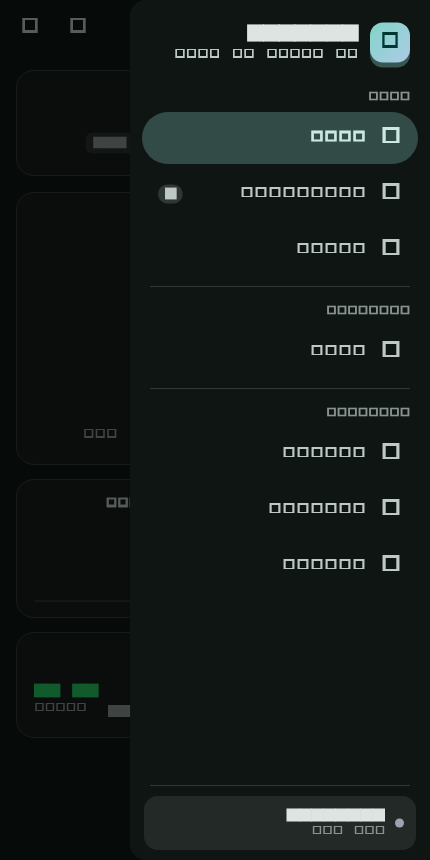
#> input picture tool/goldens/05_drawer_mobile_dark_fa.png, 430 x 860 px
$ python gen_icons.py goldens/05_drawer_mobile_dark_fa.png
#> lines starting #> are read from the running program, lines starting #| are printed output that depends on the picture; after the words box and inside, x2 and y2 are one past the last pixel; in counts of white or black regions, pixels touching at a corner belong together
#!/usr/bin/env python3
# =============================================================================
# ساخت آیکن و لوگوی برنامه از روی تصویرِ منبع
#
# ورودی: یک تصویر که دو بخش دارد
#   * بالا: نشانه + نامِ برنامه    → لوگو (داخلِ برنامه، صفحه‌ی آغازین)
#   * پایین: آیکنِ مربعِ گوشه‌گرد   → آیکنِ برنامه در همه‌ی پلتفرم‌ها
#
# تصویرِ منبع ممکن است «شفافیتِ» واقعی نداشته باشد و پس‌زمینه به‌صورتِ
# شطرنجیِ سفید/خاکستری داخلِ پیکسل‌ها پخته شده باشد (خروجیِ برخی ابزارها).
# این اسکریپت آن شطرنجی را با flood-fill از لبه‌ها بازسازی می‌کند: پس‌زمینه
# خاکستریِ روشنِ به‌هم‌پیوسته که به لبه می‌رسد شفاف می‌شود و هرچه داخلِ طرح
# محصور است (حتی حروفِ سفیدِ OVERX) کدر می‌ماند.
#
# خروجی:
#   assets/logo.png  assets/logo_white.png
#   assets/icon.png  assets/icon_white.png        (نشانه — سربرگِ منو)
#   android/.../mipmap-*/ic_launcher.png          (آیکنِ مربعِ گوشه‌گرد)
#   android/.../drawable/ic_launcher_foreground.png + mipmap-anydpi-v26
#   android/.../drawable-*/ic_stat_overx.png      (نوارِ وضعیت — تک‌رنگ)
#   android/.../drawable-{,night-}*/launch_logo.png
#   windows/runner/resources/app_icon.ico
#   macos/Runner/Assets.xcassets/AppIcon.appiconset/app_icon_*.png
#   ios/Runner/Assets.xcassets/AppIcon.appiconset/Icon-App-*.png
#
# اجرا:
#   python3 tool/gen_icons.py <مسیرِ تصویر>
# =============================================================================
import os
import sys
import json
from collections import deque
from PIL import Image

SRC = sys.argv[1] if len(sys.argv) > 1 else 'tool/assets/logo_source.png'
ROOT = os.path.dirname(os.path.dirname(os.path.abspath(__file__)))


# --------------------------------------------------------------------------- #
# بازسازیِ alpha از پس‌زمینه‌ی شطرنجی
# --------------------------------------------------------------------------- #
def reconstruct_alpha(im):
    """تصویرِ RGB با پس‌زمینه‌ی شطرنجی را RGBA می‌کند.

    پیکسل «شبهِ پس‌زمینه» است اگر کم‌اشباع و روشن باشد. سپس از همه‌ی لبه‌ها
    روی پیکسل‌های شبهِ پس‌زمینه flood-fill می‌کنیم؛ آن‌چه از لبه قابل‌رسیدن
    است پس‌زمینه‌ی واقعی (شفاف) و بقیه — شاملِ حفره‌های محصور مثلِ داخلِ
    حروفِ سفید — محتوا (کدر) است.
    """
    import numpy as np
    im = im.convert('RGBA')
    arr = np.asarray(im).astype(np.int16)
    rgb = arr[..., :3]
    lum = np.asarray(im.convert('L')).astype(np.int16)
    sat = rgb.max(axis=2) - rgb.min(axis=2)
    bg = (sat < 32) & (lum > 214)

    h, w = bg.shape
    exterior = np.zeros((h, w), bool)
    dq = deque()
    edge = []
    edge += [(0, x) for x in range(w)]
    edge += [(h - 1, x) for x in range(w)]
    edge += [(y, 0) for y in range(h)]
    edge += [(y, w - 1) for y in range(h)]
    for y, x in edge:
        if bg[y, x] and not exterior[y, x]:
            exterior[y, x] = True
            dq.append((y, x))
    while dq:
        y, x = dq.popleft()
        for ny, nx in ((y + 1, x), (y - 1, x), (y, x + 1), (y, x - 1)):
            if 0 <= ny < h and 0 <= nx < w and not exterior[ny, nx] \
                    and bg[ny, nx]:
                exterior[ny, nx] = True
                dq.append((ny, nx))

    # حالتِ ۱: حفره‌های محصور کدر می‌مانند (برای لوگو — داخلِ حروفِ سفید).
    fill = np.asarray(im).copy()
    fill[..., 3] = np.where(exterior, 0, 255).astype(np.uint8)
    fill_im = Image.fromarray(fill, 'RGBA')

    # حالتِ ۲: هر پیکسلِ شبهِ پس‌زمینه شفاف است (برای نشانه — سوراخِ حلقه
    # باید شفاف بماند). سپس یک closing کوچک، ذراتِ ریزِ داخلِ تیغه‌ها را
    # پر می‌کند ولی سوراخِ بزرگِ حلقه دست‌نخورده می‌ماند.
    nofill = np.asarray(im).copy()
    nofill[..., 3] = np.where(bg, 0, 255).astype(np.uint8)
    from PIL import ImageFilter
    a = Image.fromarray(nofill[..., 3], 'L')
    a = a.filter(ImageFilter.MaxFilter(7)).filter(ImageFilter.MinFilter(7))
    nofill[..., 3] = np.asarray(a)
    nofill_im = Image.fromarray(nofill, 'RGBA')

    return fill_im, nofill_im


def _has_real_alpha(im):
    """اگر تصویر از قبل alpha واقعی دارد (شفاف در گوشه‌ها) همان را نگه دار."""
    if im.mode not in ('RGBA', 'LA'):
        return False
    a = im.convert('RGBA').split()[3]
    hist = a.histogram()
    return hist[0] > (im.width * im.height) // 50


# --------------------------------------------------------------------------- #
# ابزارهای هندسی
# --------------------------------------------------------------------------- #
def _opaque_mask(im, thr=140):
    return im.split()[3].point(lambda v: 255 if v > thr else 0)


# [19 lines left out: function content_bbox, not called in this run]


def find_split_y(im):
    """شکافِ افقیِ خالی میانِ بخشِ بالا و پایین را پیدا می‌کند."""
    mask = _opaque_mask(im)
    rows = [mask.crop((0, y, im.width, y + 1)).histogram()[255]
            for y in range(im.height)]
    content = [i for i, v in enumerate(rows) if v > 0]
    if not content:
        raise SystemExit('تصویر خالی است')
    # بزرگ‌ترین دنباله‌ی ردیفِ (تقریباً) خالی در میانِ محتوا
    best_len, best_start = 0, None
    cur_len, cur_start = 0, None
    for i in range(content[0], content[-1] + 1):
        if rows[i] < 5:
            if cur_len == 0:
                cur_start = i
            cur_len += 1
            if cur_len > best_len:
                best_len, best_start = cur_len, cur_start
        else:
            cur_len = 0
    if best_len < 2:
        raise SystemExit('شکافِ میانِ دو بخش پیدا نشد')
    return best_start + best_len // 2


# [105 lines left out: functions crop_region, extract_mark, clean_small, fit_square, whiten, silhouette, not called in this run]


def quantize(im, colors=128):
    return im.convert('RGBA').quantize(colors=colors,
                                       method=Image.FASTOCTREE)


# [23 lines left out: functions save, dominant_dark, not called in this run]


def main():
    raw = Image.open(SRC)
#> raw is the input picture: PIL image 430x860 RGBA; mean R, G, B, A 19.7, 26.6, 24.7, 255
    if _has_real_alpha(raw):
#> in _has_real_alpha, `a = im.convert('RGBA').split()[3]`: a: PIL image 430x860 L; every value is 255
#> in _has_real_alpha, `hist = a.histogram()`: hist = 256 values from 0 to 369800
        src_fill = src_mark = raw.convert('RGBA')
        print(f'منبع: {SRC} ({src_fill.width}×{src_fill.height}) — alpha واقعی')
    else:
        src_fill, src_mark = reconstruct_alpha(raw)
#> in reconstruct_alpha, `sat = rgb.max(axis=2) - rgb.min(axis=2)`:
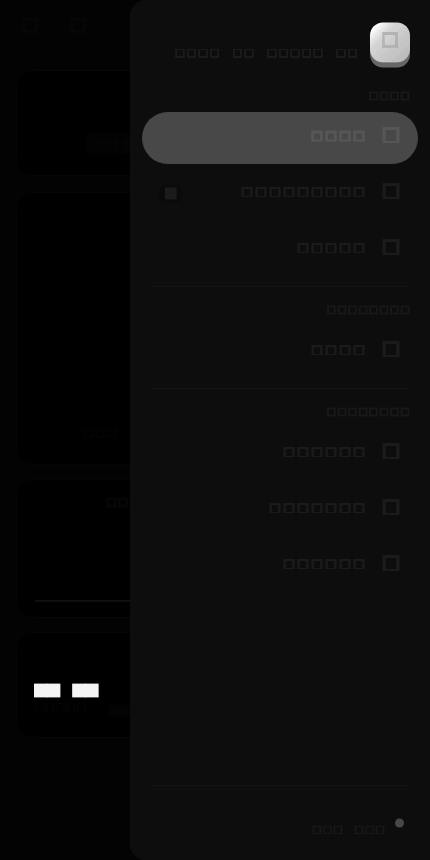
#> sat: shape (860, 430) int16; min 3, max 77, mean 7; drawn with min black and max white
#> in reconstruct_alpha, `bg = (sat < 32) & (lum > 214)`:
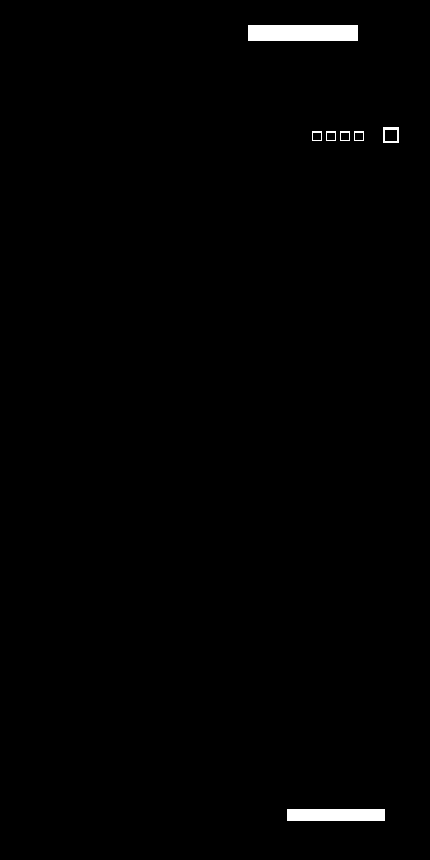
#> bg: shape (860, 430) bool; 0.88% white; 7 white regions, largest, box (x1, y1, x2, y2) and area: (248, 25, 358, 41) 1760, (287, 809, 385, 821) 1176, (383, 127, 399, 143) 124
#> after the loop in reconstruct_alpha, `for y, x in edge:`: exterior: shape (860, 430) bool; every value is 0
#> in reconstruct_alpha, `a = a.filter(ImageFilter.MaxFilter(7)).filter(ImageFilter.MinFilter(7))`: a: PIL image 430x860 L; 99.2% white; 2 black regions, box (x1, y1, x2, y2) and area: (248, 25, 358, 41) 1760, (287, 809, 385, 821) 1176
#> in reconstruct_alpha, `nofill[..., 3] = np.asarray(a)`:
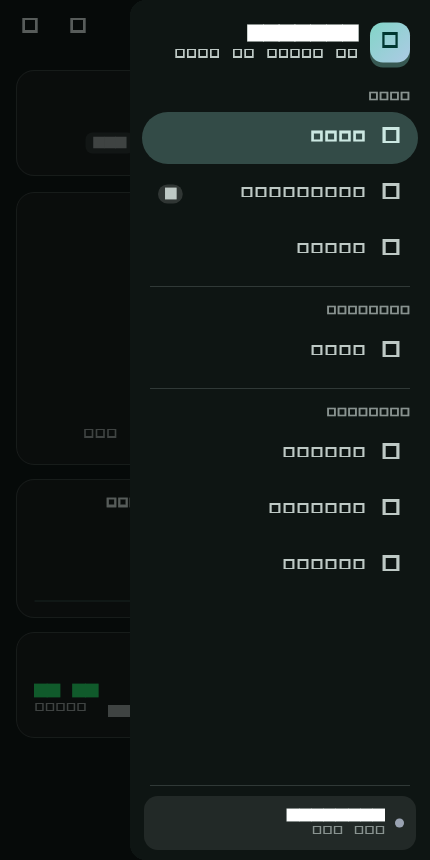
#> nofill: shape (860, 430, 4); mean R, G, B, A 19.7, 26.6, 24.7, 253; transparent parts drawn white
        print(f'منبع: {SRC} ({src_fill.width}×{src_fill.height}) — alpha بازسازی شد')
#| منبع: goldens/05_drawer_mobile_dark_fa.png (430×860) — alpha بازسازی شد

    split = find_split_y(src_fill)
#> in find_split_y, `rows = [mask.crop((0, y, im.width, y + 1)).histogram()[255] for y in r..`: rows = 860 values from 430 to 430
#> in find_split_y, `content = [i for i, v in enumerate(rows) if v > 0]`: content = 860 values from 0 to 859
#> after the loop in find_split_y, `for i in range(content[0], content[-1] + 1):`: best_len = 0
    print(f'مرزِ دو بخش: y={split}')

    logo = crop_region(src_fill, 0, split)           # نشانه + نام
    app_icon = clean_small(crop_region(src_mark, split, src_mark.height))
    mark = clean_small(extract_mark(src_mark, 0, split))  # فقط نشانه
    print(f'لوگو: {logo.width}×{logo.height} | آیکن: {app_icon.width}×'
          f'{app_icon.height} | نشانه: {mark.width}×{mark.height}')

    dark = dominant_dark(app_icon)
    dark_hex = '#%02X%02X%02X' % dark
    print(f'رنگِ پس‌زمینه‌ی تیره: {dark_hex}')

    # ------------------------------------------------------------------ لوگو
    logo_out = logo.copy()
    logo_out.thumbnail((1024, 1024), Image.LANCZOS)
    save(logo_out, 'assets/logo.png', shrink=True)
    save(whiten(logo_out), 'assets/logo_white.png', shrink=True)
    # نشانه برای سربرگِ منو و جاهای مربعِ رابط
    save(fit_square(mark, 512, 1.0), 'assets/icon.png', shrink=True)
    save(whiten(fit_square(mark, 512, 1.0)), 'assets/icon_white.png',
         shrink=True)

    # ---------------------------------------------------- اندروید: کلاسیک
    print('اندروید — آیکنِ کلاسیک (مربعِ گوشه‌گرد):')
    for name, size in (('mdpi', 48), ('hdpi', 72), ('xhdpi', 96),
                       ('xxhdpi', 144), ('xxxhdpi', 192)):
        save(fit_square(app_icon, size, 1.0),
             f'android/app/src/main/res/mipmap-{name}/ic_launcher.png')

    # --------------------------------------------------- اندروید: تطبیقی
    print('اندروید — آیکنِ تطبیقی (۸ به بالا):')
    save(fit_square(mark, 432, 0.66),
         'android/app/src/main/res/drawable/ic_launcher_foreground.png')
    values = os.path.join(ROOT, 'android/app/src/main/res/values')
    os.makedirs(values, exist_ok=True)
    with open(os.path.join(values, 'ic_launcher_background.xml'), 'w') as f:
        f.write('<?xml version="1.0" encoding="utf-8"?>\n'
                '<resources>\n'
                f'    <!-- رنگِ پس‌زمینه‌ی آیکنِ تطبیقی: همان تیره‌ی خودِ آیکن -->'
                '\n'
                f'    <color name="ic_launcher_background">{dark_hex}</color>\n'
                '</resources>\n')
    print('  android/app/src/main/res/values/ic_launcher_background.xml')
    anydpi = os.path.join(ROOT, 'android/app/src/main/res/mipmap-anydpi-v26')
    os.makedirs(anydpi, exist_ok=True)
    for name in ('ic_launcher.xml', 'ic_launcher_round.xml'):
        with open(os.path.join(anydpi, name), 'w') as f:
            f.write('<?xml version="1.0" encoding="utf-8"?>\n'
                    '<adaptive-icon '
                    'xmlns:android="http://schemas.android.com/apk/res/android">'
                    '\n'
                    '    <background '
                    'android:drawable="@color/ic_launcher_background" />\n'
                    '    <foreground '
                    'android:drawable="@drawable/ic_launcher_foreground" '
                    '/>\n'
                    '</adaptive-icon>\n')
        print(f'  android/app/src/main/res/mipmap-anydpi-v26/{name}')

    # ------------------------------------------- اندروید: صفحه‌ی آغازین
    print('اندروید — لوگوی صفحه‌ی آغازین:')
    for folder, width in (('mdpi', 240), ('hdpi', 360), ('xhdpi', 480),
                          ('xxhdpi', 720), ('xxxhdpi', 960)):
        splash = logo.copy()
        splash.thumbnail((width, width), Image.LANCZOS)
        save(splash,
             f'android/app/src/main/res/drawable-{folder}/launch_logo.png',
             shrink=True)
        save(whiten(splash),
             f'android/app/src/main/res/drawable-night-{folder}/'
             f'launch_logo.png', shrink=True)

    # --------------------------------------------- اندروید: نوارِ وضعیت
    print('اندروید — آیکنِ نوارِ وضعیت (تک‌رنگ):')
    stat = silhouette(fit_square(mark, 1024, 0.86))
    for folder, size in (('mdpi', 24), ('hdpi', 36), ('xhdpi', 48),
                         ('xxhdpi', 72), ('xxxhdpi', 96)):
        save(stat.resize((size, size), Image.LANCZOS),
             f'android/app/src/main/res/drawable-{folder}/ic_stat_overx.png')

    # ------------------------------------------------------------ ویندوز
    print('ویندوز:')
    ico = fit_square(app_icon, 256, 1.0)
    ico.save(os.path.join(ROOT, 'windows/runner/resources/app_icon.ico'),
             sizes=[(256, 256), (128, 128), (64, 64), (48, 48), (32, 32),
                    (24, 24), (16, 16)])
    print('  windows/runner/resources/app_icon.ico')

    # ------------------------------------------------------------- مک‌او‌اس
    print('مک‌او‌اس:')
    for size in (16, 32, 64, 128, 256, 512, 1024):
        save(fit_square(app_icon, size, 1.0),
             f'macos/Runner/Assets.xcassets/AppIcon.appiconset/'
             f'app_icon_{size}.png', shrink=size >= 256)

    # ----------------------------------------------------------------- iOS
    print('آی‌اواس:')
    contents = os.path.join(
        ROOT, 'ios/Runner/Assets.xcassets/AppIcon.appiconset/Contents.json')
    if os.path.exists(contents):
        data = json.load(open(contents))
        for img in data['images']:
            filename = img.get('filename')
            if not filename:
                continue
            stem = filename.replace('Icon-App-', '').replace('.png', '')
            dims, _, scale = stem.partition('@')
            base = float(dims.split('x')[0])
            mult = float(scale.replace('x', '') or 1)
            px = int(base * mult)
            # آیکنِ اپ‌استور نباید شفافیت داشته باشد؛ پس آیکنِ گوشه‌گرد را
            # روی رنگِ تیره‌ی خودش می‌نشانیم و alpha را حذف می‌کنیم.
            canvas = Image.new('RGBA', (px, px), dark + (255,))
            layer = fit_square(app_icon, px, 1.0)
            canvas.alpha_composite(layer)
            save(canvas.convert('RGB'),
                 f'ios/Runner/Assets.xcassets/AppIcon.appiconset/{filename}',
                 shrink=px >= 256)
    else:
        print('  (Contents.json پیدا نشد — رد شد)')


if __name__ == '__main__':
#> (the run stopped early here; a loop or call above may not have finished)

$ run again, on tool/goldens/03_home_desktop_dark_en.png
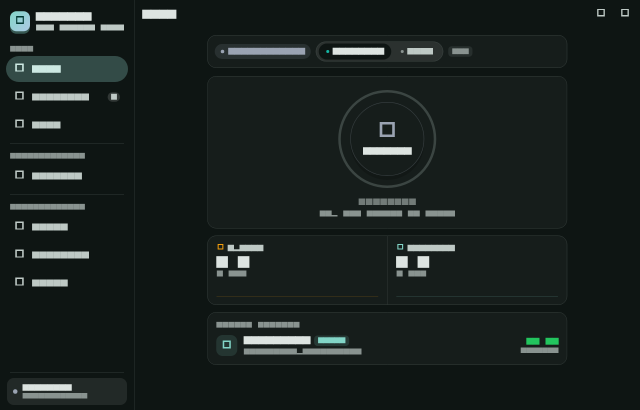
#> input picture tool/goldens/03_home_desktop_dark_en.png, 1280 x 820 px (shown at 1/2 size)
#> in main, raw is the input picture: PIL image 1280x820 RGBA; mean R, G, B, A 25.6, 33.2, 31, 255
#> hist = 256 values from 0 to 1049600
#> in reconstruct_alpha, `bg = (sat < 32) & (lum > 214)`:
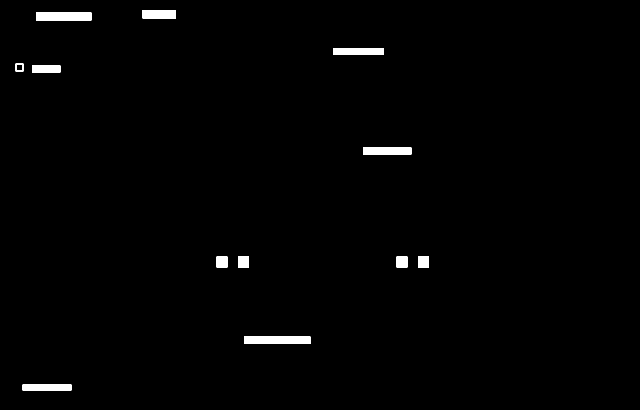
#> bg: shape (820, 1280) bool (shown at 1/2 size); 1.1% white; 12 white regions, largest, box (x1, y1, x2, y2) and area: (488, 673, 621, 688) 1995, (72, 25, 183, 41) 1776, (726, 295, 823, 309) 1358
#> in reconstruct_alpha, `a = Image.fromarray(nofill[..., 3], 'L')`:
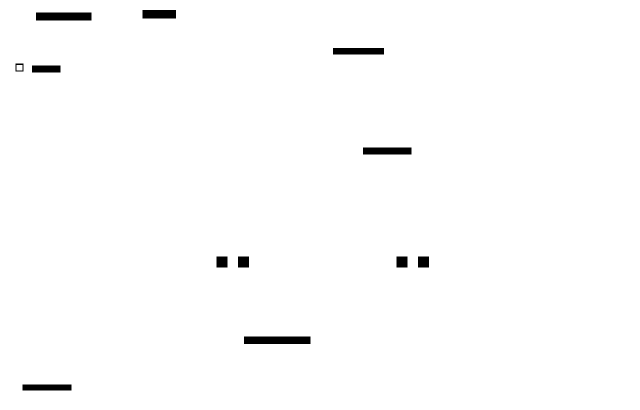
#> a: PIL image 1280x820 L (shown at 1/2 size); 98.9% white; 12 black regions, largest, box (x1, y1, x2, y2) and area: (488, 673, 621, 688) 1995, (72, 25, 183, 41) 1776, (726, 295, 823, 309) 1358
#| منبع: goldens/03_home_desktop_dark_en.png (1280×820) — alpha بازسازی شد
#> rows = 820 values from 1280 to 1280
#> content = 820 values from 0 to 819
#> after the loop in find_split_y, `for i in range(content[0], content[-1] + 1):`: best_len = 0

$ run again, on tool/goldens/04_home_mobile_dark_fa.png
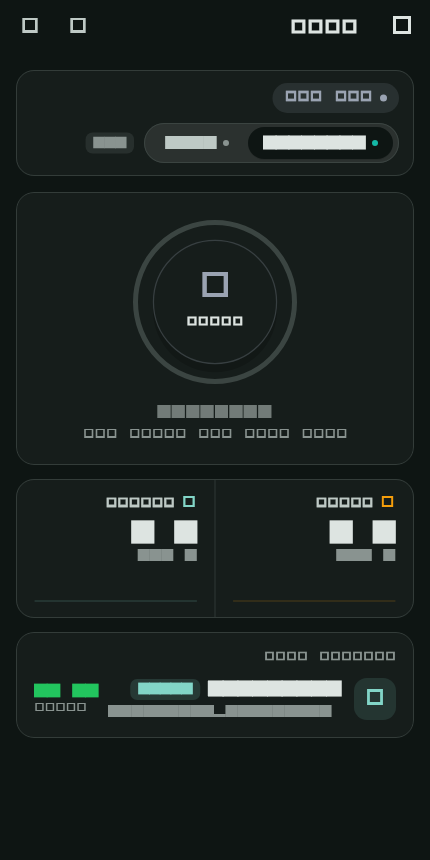
#> input picture tool/goldens/04_home_mobile_dark_fa.png, 430 x 860 px
#> in main, raw is the input picture: PIL image 430x860 RGBA; mean R, G, B, A 27.7, 35.4, 33.1, 255
#> hist = 256 values from 0 to 369800
#> in reconstruct_alpha, `bg = (sat < 32) & (lum > 214)`:
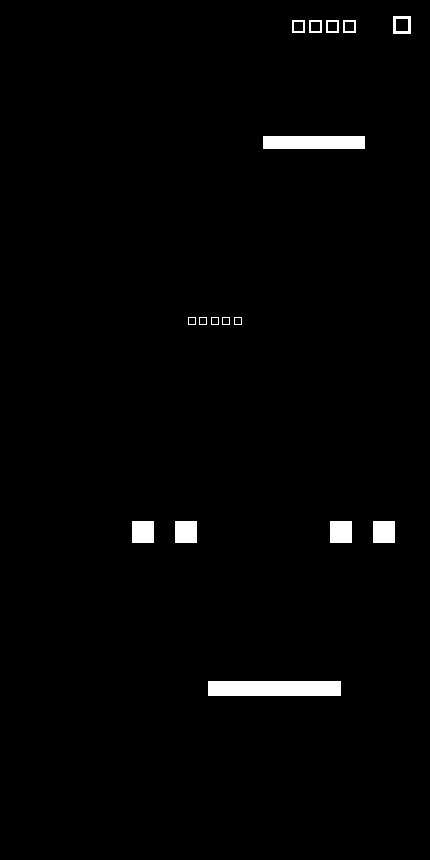
#> bg: shape (860, 430) bool; 1.6% white; 16 white regions, largest, box (x1, y1, x2, y2) and area: (208, 681, 341, 696) 1995, (263, 136, 365, 149) 1326, (132, 521, 154, 543) 484
#> in reconstruct_alpha, `nofill[..., 3] = np.asarray(a)`:
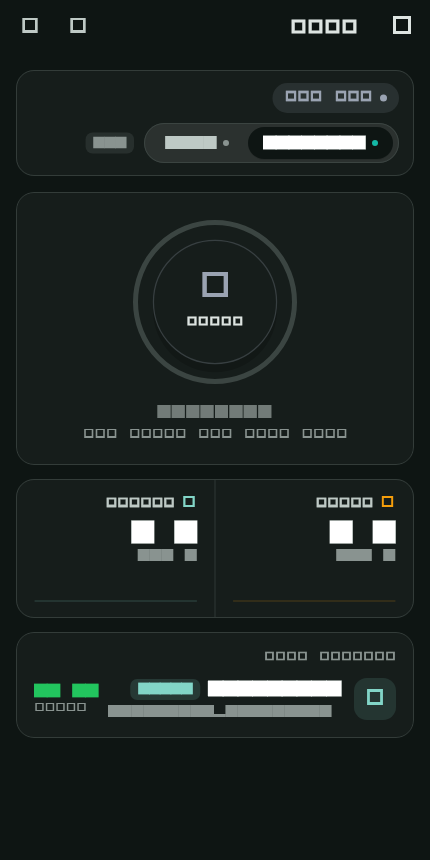
#> nofill: shape (860, 430, 4); mean R, G, B, A 27.7, 35.4, 33.1, 251.4; transparent parts drawn white
#| منبع: goldens/04_home_mobile_dark_fa.png (430×860) — alpha بازسازی شد
#> rows = 860 values from 430 to 430
#> content = 860 values from 0 to 859
#> after the loop in find_split_y, `for i in range(content[0], content[-1] + 1):`: best_len = 0
